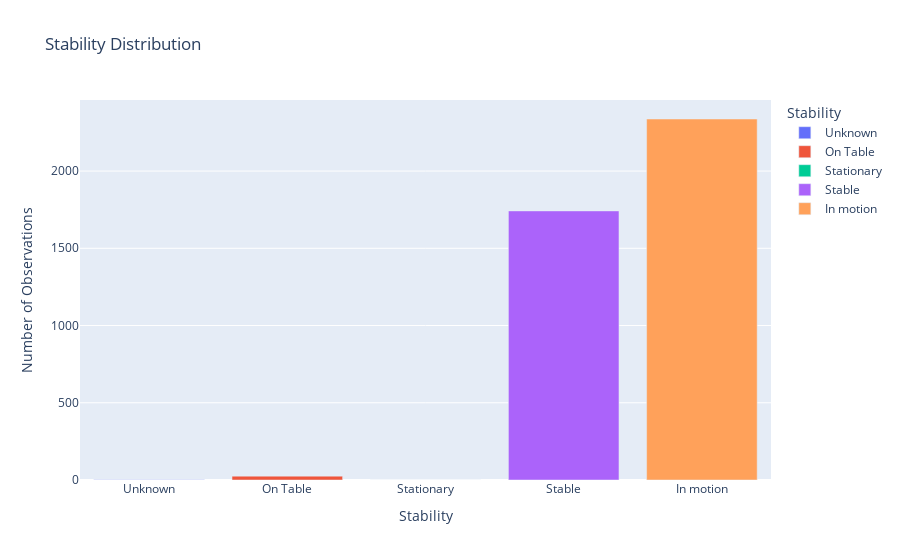

The notebook cell saved with this chart:
### Code cell
all_stability_statuses = ['Unknown', 'On Table', 'Stationary', 'Stable', 'In motion']
stability_counts = data['stability'].value_counts().reindex(all_stability_statuses, fill_value=0)

stability_df = pd.DataFrame({'Stability': stability_counts.index, 'Number of Observations': stability_counts.values})

fig = px.bar(stability_df, x='Stability', y='Number of Observations', title='Stability Distribution', 
             labels={'Stability': 'Stability', 'Number of Observations': 'Number of Observations'}, 
             color='Stability')

fig.show()

### Figure 1 — Plotly figure (JSON) as saved in the notebook; plotly's stock layout.template omitted (floating-point values rounded to 4 significant figures)
{"data": [{"alignmentgroup": "True", "hovertemplate": "Stability=%{x}<br>Number of Observations=%{y}<extra></extra>", "legendgroup": "Unknown", "marker": {"color": "#636efa", "pattern": {"shape": ""}}, "name": "Unknown", "offsetgroup": "Unknown", "orientation": "v", "showlegend": true, "textposition": "auto", "type": "bar", "x": ["Unknown"], "xaxis": "x", "y": [2], "yaxis": "y"}, {"alignmentgroup": "True", "hovertemplate": "Stability=%{x}<br>Number of Observations=%{y}<extra></extra>", "legendgroup": "On Table", "marker": {"color": "#EF553B", "pattern": {"shape": ""}}, "name": "On Table", "offsetgroup": "On Table", "orientation": "v", "showlegend": true, "textposition": "auto", "type": "bar", "x": ["On Table"], "xaxis": "x", "y": [25], "yaxis": "y"}, {"alignmentgroup": "True", "hovertemplate": "Stability=%{x}<br>Number of Observations=%{y}<extra></extra>", "legendgroup": "Stationary", "marker": {"color": "#00cc96", "pattern": {"shape": ""}}, "name": "Stationary", "offsetgroup": "Stationary", "orientation": "v", "showlegend": true, "textposition": "auto", "type": "bar", "x": ["Stationary"], "xaxis": "x", "y": [0], "yaxis": "y"}, {"alignmentgroup": "True", "hovertemplate": "Stability=%{x}<br>Number of Observations=%{y}<extra></extra>", "legendgroup": "Stable", "marker": {"color": "#ab63fa", "pattern": {"shape": ""}}, "name": "Stable", "offsetgroup": "Stable", "orientation": "v", "showlegend": true, "textposition": "auto", "type": "bar", "x": ["Stable"], "xaxis": "x", "y": [1742], "yaxis": "y"}, {"alignmentgroup": "True", "hovertemplate": "Stability=%{x}<br>Number of Observations=%{y}<extra></extra>", "legendgroup": "In motion", "marker": {"color": "#FFA15A", "pattern": {"shape": ""}}, "name": "In motion", "offsetgroup": "In motion", "orientation": "v", "showlegend": true, "textposition": "auto", "type": "bar", "x": ["In motion"], "xaxis": "x", "y": [2337], "yaxis": "y"}], "layout": {"barmode": "relative", "legend": {"title": {"text": "Stability"}, "tracegroupgap": 0}, "title": {"text": "Stability Distribution"}, "xaxis": {"anchor": "y", "categoryarray": ["Unknown", "On Table", "Stationary", "Stable", "In motion"], "categoryorder": "array", "domain": [0, 1], "title": {"text": "Stability"}}, "yaxis": {"anchor": "x", "domain": [0, 1], "title": {"text": "Number of Observations"}}}}
